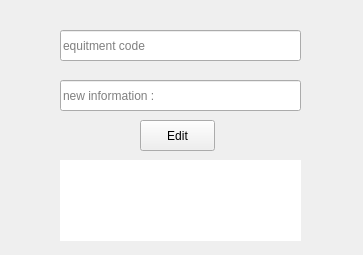
<?xml version="1.0" encoding="UTF-8"?>
<ui version="4.0">
 <class>EditEquitment</class>
 <widget class="QWidget" name="EditEquitment">
  <property name="geometry">
   <rect>
    <x>0</x>
    <y>0</y>
    <width>363</width>
    <height>255</height>
   </rect>
  </property>
  <property name="minimumSize">
   <size>
    <width>363</width>
    <height>255</height>
   </size>
  </property>
  <property name="maximumSize">
   <size>
    <width>363</width>
    <height>255</height>
   </size>
  </property>
  <property name="windowTitle">
   <string>Edit Equitment</string>
  </property>
  <widget class="QLineEdit" name="lineEditcode">
   <property name="geometry">
    <rect>
     <x>60</x>
     <y>30</y>
     <width>241</width>
     <height>31</height>
    </rect>
   </property>
   <property name="placeholderText">
    <string>equitment code</string>
   </property>
  </widget>
  <widget class="QLabel" name="label">
   <property name="geometry">
    <rect>
     <x>60</x>
     <y>160</y>
     <width>241</width>
     <height>81</height>
    </rect>
   </property>
   <property name="styleSheet">
    <string notr="true">background-color: rgb(255, 255, 255);</string>
   </property>
   <property name="text">
    <string/>
   </property>
  </widget>
  <widget class="QLineEdit" name="lineEditinfo">
   <property name="geometry">
    <rect>
     <x>60</x>
     <y>80</y>
     <width>241</width>
     <height>31</height>
    </rect>
   </property>
   <property name="placeholderText">
    <string>new information :</string>
   </property>
  </widget>
  <widget class="QPushButton" name="pushButton">
   <property name="geometry">
    <rect>
     <x>140</x>
     <y>120</y>
     <width>75</width>
     <height>31</height>
    </rect>
   </property>
   <property name="text">
    <string>Edit</string>
   </property>
  </widget>
 </widget>
 <resources/>
 <connections/>
</ui>
